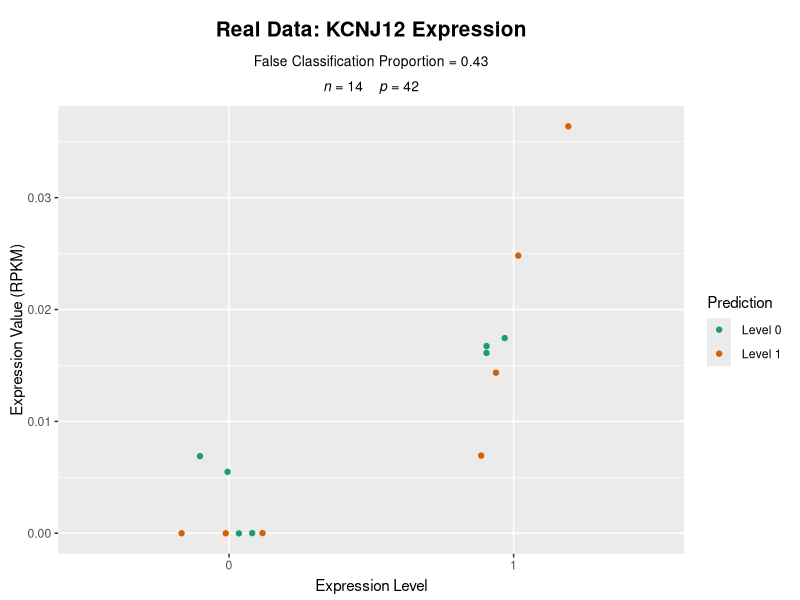

Generate this figure with R:
# Visualize Tractus Results
library(ggplot2)
TractusResults <- read.table(file = 'kcnj12_method2.tsv', sep = '\t', header = TRUE)
TractusResults$Expression.Level <- as.factor(TractusResults$Expression.Level)
TractusResults$Prediction <- as.factor(TractusResults$Prediction)

# Set the plot mode to "jitter" - more aesthetically pleasing, less clear
g <- ggplot(TractusResults, aes(x=Expression.Level, y=Expression.Value, color=Prediction)) + 
    geom_jitter(position=position_jitter(0.2))

# Set the title
g <- g + labs(title = "Real Data: KCNJ12 Expression", subtitle=expression(atop("False Classification Proportion = 0.43", italic(n)~"= 14   "~italic(p) ~ "= 42")))
g <- g + theme(plot.title = element_text(size=15, hjust = 0.5, face="bold", 
                                  margin = margin(10, 0, 10, 0)),
               plot.subtitle = element_text(size = 10, hjust = 0.5))

# Set the axes
g <- g+labs(x="Expression Level", y= "Expression Value (RPKM)")
g <- g + theme(
  axis.title.x = element_text(color="black", vjust=0.35),
  axis.title.y = element_text(color="black" , vjust=0.35)   
)


# Change the color scheme
g + scale_color_brewer(palette="Dark2")
